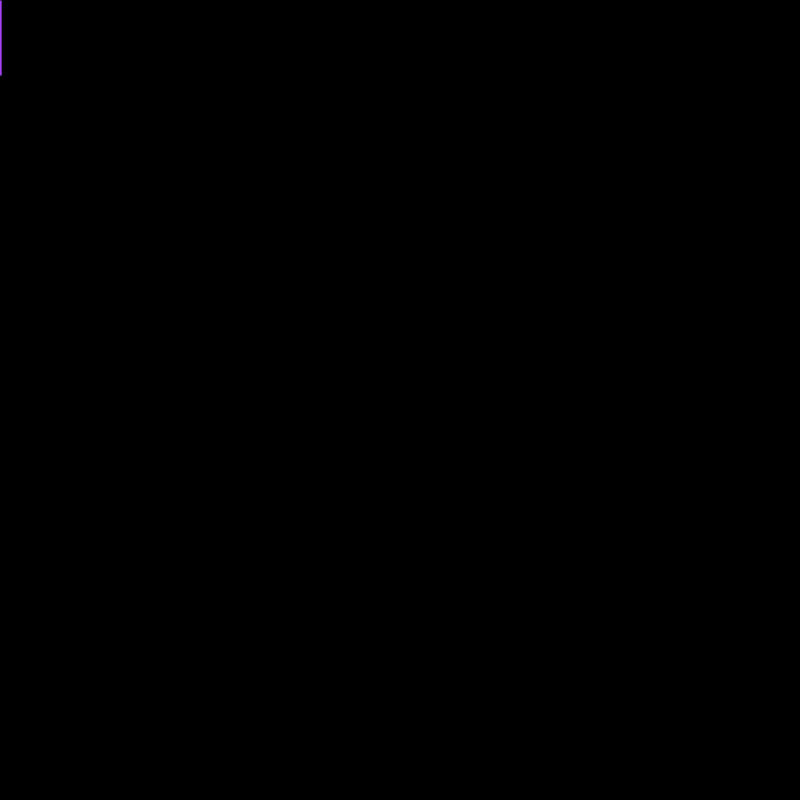
Frame 1 (no input)
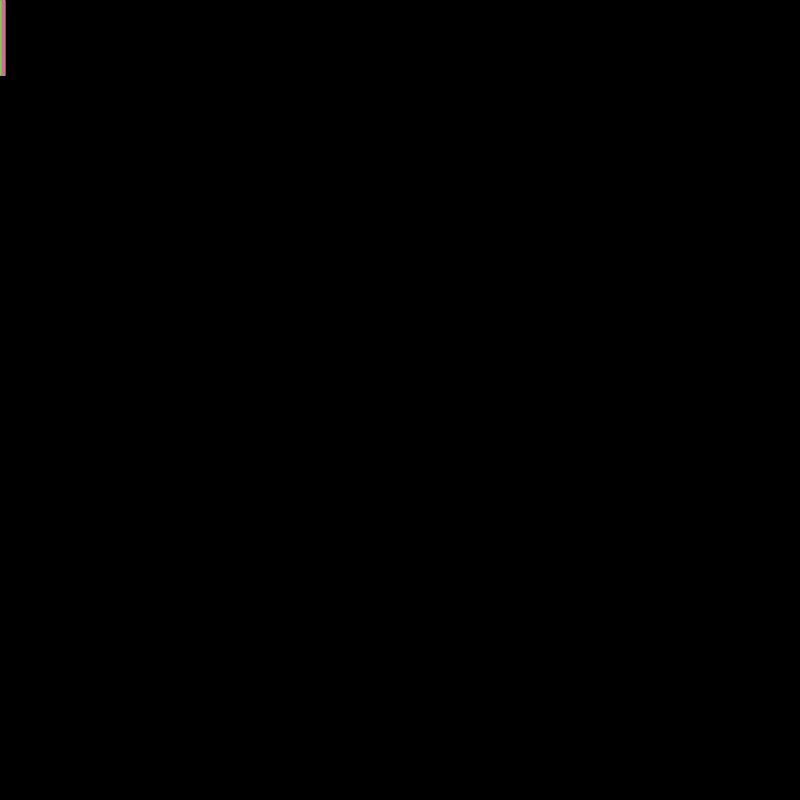
Frame 60 (the mouse pressed at the canvas centre just before this capture)
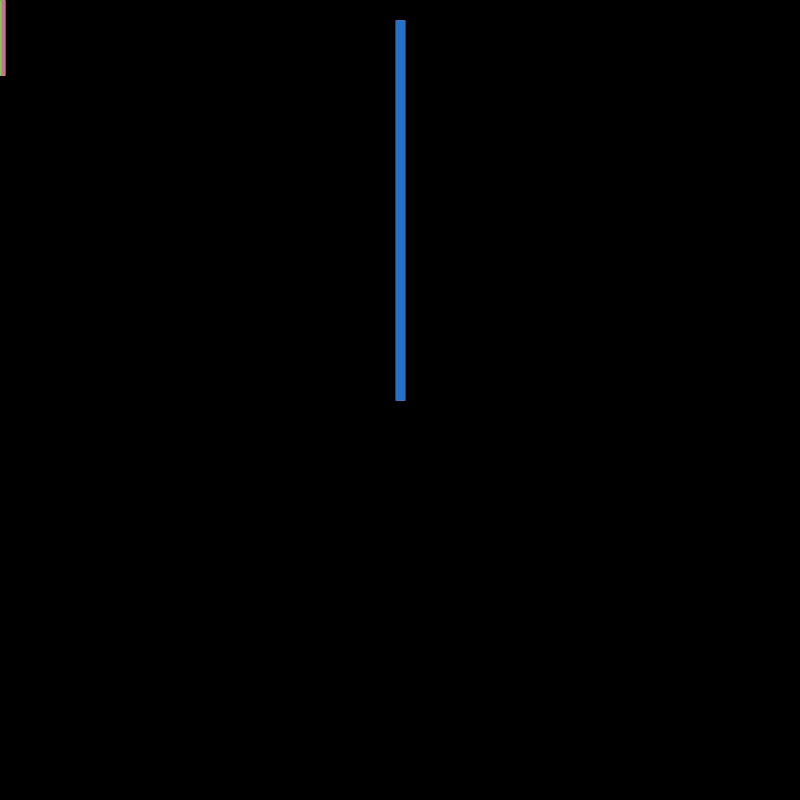
Frame 120 (the mouse held since frame 60 and released just before this capture)

The Processing sketch that drew these frames (run headless with seeded random() and noise(); from frame 60 on, the mouse is pressed at the canvas centre):

// Processing sketch: processing_46898
// ── processing_46898.pde

void setup() {
  size (800,800);
  background (#000000);
  
}

void draw () {
// line (0,0, mouseX, mouseY);
//background (#FF1515);
//ellipse (mouseX, mouseY, 50, 50);
//ellipse (mouseX, mouseY, mouseX ,mouseY);
stroke (random (255), random(255), random (255));
strokeWeight (random (10));
triangle (mouseX, mouseY, mouseX, 20, mouseX, 75);
}

void mouseClicked() {
  background (#000000);
  }
